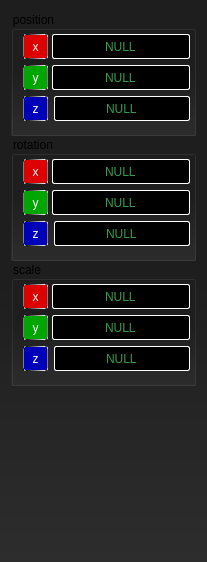
            <widget class="QWidget" name="transform_2">
             <property name="geometry">
              <rect>
               <x>0</x>
               <y>0</y>
               <width>207</width>
               <height>562</height>
              </rect>
             </property>
             <property name="styleSheet">
              <string notr="true">background-color: qlineargradient(spread:pad, x1:0, y1:0.5, x2:0, y2:1, stop:0 rgba(30, 30, 30, 255), stop:1 rgba(45, 45, 45, 255));</string>
             </property>
             <attribute name="label">
              <string>transform</string>
             </attribute>
             <layout class="QVBoxLayout" name="verticalLayout_14">
              <property name="spacing">
               <number>0</number>
              </property>
              <item>
               <widget class="QGroupBox" name="position_box">
                <property name="styleSheet">
                 <string notr="true"/>
                </property>
                <property name="title">
                 <string>position</string>
                </property>
                <layout class="QVBoxLayout" name="verticalLayout_9">
                 <property name="leftMargin">
                  <number>9</number>
                 </property>
                 <property name="topMargin">
                  <number>3</number>
                 </property>
                 <property name="rightMargin">
                  <number>3</number>
                 </property>
                 <property name="bottomMargin">
                  <number>12</number>
                 </property>
                 <item>
                  <layout class="QVBoxLayout" name="verticalLayout_8">
                   <item>
                    <layout class="QHBoxLayout" name="trans_x">
                     <property name="spacing">
                      <number>4</number>
                     </property>
                     <item>
                      <widget class="QLabel" name="trans_x_label">
                       <property name="minimumSize">
                        <size>
                         <width>25</width>
                         <height>25</height>
                        </size>
                       </property>
                       <property name="maximumSize">
                        <size>
                         <width>25</width>
                         <height>25</height>
                        </size>
                       </property>
                       <property name="font">
                        <font>
                         <pointsize>9</pointsize>
                         <italic>false</italic>
                         <bold>false</bold>
                        </font>
                       </property>
                       <property name="styleSheet">
                        <string notr="true">QLabel{
	color:white;
	background-color: rgb(220, 0, 0);
	border:1px solid;
	border-radius: 2px;
	border-color: qlineargradient(spread:pad, x1:0, y1:0, x2:1, y2:0, stop:0 rgba(0, 0, 0, 255), stop:1 rgba(255, 255, 255, 255));
	padding: -3 -2px;
}
</string>
                       </property>
                       <property name="text">
                        <string>x</string>
                       </property>
                       <property name="alignment">
                        <set>Qt::AlignCenter</set>
                       </property>
                      </widget>
                     </item>
                     <item>
                      <widget class="QLineEdit" name="trans_x_edit">
                       <property name="sizePolicy">
                        <sizepolicy hsizetype="Expanding" vsizetype="Minimum">
                         <horstretch>0</horstretch>
                         <verstretch>0</verstretch>
                        </sizepolicy>
                       </property>
                       <property name="minimumSize">
                        <size>
                         <width>0</width>
                         <height>25</height>
                        </size>
                       </property>
                       <property name="maximumSize">
                        <size>
                         <width>16777215</width>
                         <height>25</height>
                        </size>
                       </property>
                       <property name="styleSheet">
                        <string notr="true">QLineEdit{
font:  9pt &quot;Cascadia Code&quot;;
color: rgb(55, 155, 75);
border: 1px solid;
border-color:white;
border-radius: 2px;
padding: 0 8px;
background: black;
}</string>
                       </property>
                       <property name="text">
                        <string>NULL</string>
                       </property>
                       <property name="alignment">
                        <set>Qt::AlignCenter</set>
                       </property>
                      </widget>
                     </item>
                    </layout>
                   </item>
                   <item>
                    <layout class="QHBoxLayout" name="trans_y">
                     <property name="spacing">
                      <number>4</number>
                     </property>
                     <item>
                      <widget class="QLabel" name="trans_y_label">
                       <property name="minimumSize">
                        <size>
                         <width>25</width>
                         <height>25</height>
                        </size>
                       </property>
                       <property name="maximumSize">
                        <size>
                         <width>25</width>
                         <height>25</height>
                        </size>
                       </property>
                       <property name="font">
                        <font>
                         <pointsize>9</pointsize>
                         <italic>false</italic>
                         <bold>false</bold>
                        </font>
                       </property>
                       <property name="styleSheet">
                        <string notr="true">QLabel{
	color:white;
	background-color: rgb(0, 165, 0);
	border:1px solid;
	border-radius: 2px;
	border-color: qlineargradient(spread:pad, x1:0, y1:0, x2:1, y2:0, stop:0 rgba(0, 0, 0, 255), stop:1 rgba(255, 255, 255, 255));
	padding: -3 -2px;
}
</string>
                       </property>
                       <property name="text">
                        <string>y</string>
                       </property>
                       <property name="alignment">
                        <set>Qt::AlignCenter</set>
                       </property>
                      </widget>
                     </item>
                     <item>
                      <widget class="QLineEdit" name="trans_y_edit">
                       <property name="sizePolicy">
                        <sizepolicy hsizetype="Expanding" vsizetype="Minimum">
                         <horstretch>0</horstretch>
                         <verstretch>0</verstretch>
                        </sizepolicy>
                       </property>
                       <property name="minimumSize">
                        <size>
                         <width>0</width>
                         <height>25</height>
                        </size>
                       </property>
                       <property name="maximumSize">
                        <size>
                         <width>16777215</width>
                         <height>25</height>
                        </size>
                       </property>
                       <property name="styleSheet">
                        <string notr="true">QLineEdit{
font:  9pt &quot;Cascadia Code&quot;;
color: rgb(55, 155, 75);
border: 1px solid;
border-color:white;
border-radius: 2px;
padding: 0 8px;
background: black;
}</string>
                       </property>
                       <property name="text">
                        <string>NULL</string>
                       </property>
                       <property name="alignment">
                        <set>Qt::AlignCenter</set>
                       </property>
                      </widget>
                     </item>
                    </layout>
                   </item>
                   <item>
                    <layout class="QHBoxLayout" name="trans_z">
                     <item>
                      <widget class="QLabel" name="trans_z_label">
                       <property name="minimumSize">
                        <size>
                         <width>25</width>
                         <height>25</height>
                        </size>
                       </property>
                       <property name="maximumSize">
                        <size>
                         <width>25</width>
                         <height>25</height>
                        </size>
                       </property>
                       <property name="font">
                        <font>
                         <pointsize>9</pointsize>
                         <italic>false</italic>
                         <bold>false</bold>
                        </font>
                       </property>
                       <property name="styleSheet">
                        <string notr="true">QLabel{
	color:white;
	background-color: rgb(0, 0, 185);
	border:1px solid;
	border-radius: 2px;
	border-color: qlineargradient(spread:pad, x1:0, y1:0, x2:1, y2:0, stop:0 rgba(0, 0, 0, 255), stop:1 rgba(255, 255, 255, 255));
	padding: -3 -2px;
}
</string>
                       </property>
                       <property name="text">
                        <string>z</string>
                       </property>
                       <property name="alignment">
                        <set>Qt::AlignCenter</set>
                       </property>
                      </widget>
                     </item>
                     <item>
                      <widget class="QLineEdit" name="trans_z_edit">
                       <property name="minimumSize">
                        <size>
                         <width>0</width>
                         <height>25</height>
                        </size>
                       </property>
                       <property name="maximumSize">
                        <size>
                         <width>16777215</width>
                         <height>25</height>
                        </size>
                       </property>
                       <property name="styleSheet">
                        <string notr="true">QLineEdit{
font:  9pt &quot;Cascadia Code&quot;;
color: rgb(55, 155, 75);
border: 1px solid;
border-color:white;
border-radius: 2px;
padding: 0 8px;
background: black;
}</string>
                       </property>
                       <property name="text">
                        <string>NULL</string>
                       </property>
                       <property name="alignment">
                        <set>Qt::AlignCenter</set>
                       </property>
                      </widget>
                     </item>
                    </layout>
                   </item>
                  </layout>
                 </item>
                </layout>
               </widget>
              </item>
              <item>
               <widget class="QGroupBox" name="rotation_box">
                <property name="title">
                 <string>rotation</string>
                </property>
                <layout class="QVBoxLayout" name="verticalLayout_10">
                 <property name="leftMargin">
                  <number>9</number>
                 </property>
                 <property name="topMargin">
                  <number>3</number>
                 </property>
                 <property name="rightMargin">
                  <number>3</number>
                 </property>
                 <property name="bottomMargin">
                  <number>12</number>
                 </property>
                 <item>
                  <layout class="QVBoxLayout" name="verticalLayout_11">
                   <item>
                    <layout class="QHBoxLayout" name="rot_x">
                     <property name="spacing">
                      <number>4</number>
                     </property>
                     <item>
                      <widget class="QLabel" name="rot_x_label">
                       <property name="minimumSize">
                        <size>
                         <width>25</width>
                         <height>25</height>
                        </size>
                       </property>
                       <property name="maximumSize">
                        <size>
                         <width>25</width>
                         <height>25</height>
                        </size>
                       </property>
                       <property name="font">
                        <font>
                         <pointsize>9</pointsize>
                         <italic>false</italic>
                         <bold>false</bold>
                        </font>
                       </property>
                       <property name="styleSheet">
                        <string notr="true">QLabel{
	color:white;
	background-color: rgb(220, 0, 0);
	border:1px solid;
	border-radius: 2px;
	border-color: qlineargradient(spread:pad, x1:0, y1:0, x2:1, y2:0, stop:0 rgba(0, 0, 0, 255), stop:1 rgba(255, 255, 255, 255));
	padding: -3 -2px;
}
</string>
                       </property>
                       <property name="text">
                        <string>x</string>
                       </property>
                       <property name="alignment">
                        <set>Qt::AlignCenter</set>
                       </property>
                      </widget>
                     </item>
                     <item>
                      <widget class="QLineEdit" name="rot_x_edit">
                       <property name="sizePolicy">
                        <sizepolicy hsizetype="Expanding" vsizetype="Minimum">
                         <horstretch>0</horstretch>
                         <verstretch>0</verstretch>
                        </sizepolicy>
                       </property>
                       <property name="minimumSize">
                        <size>
                         <width>0</width>
                         <height>25</height>
                        </size>
                       </property>
                       <property name="maximumSize">
                        <size>
                         <width>16777215</width>
                         <height>25</height>
                        </size>
                       </property>
                       <property name="styleSheet">
                        <string notr="true">QLineEdit{
font:  9pt &quot;Cascadia Code&quot;;
color: rgb(55, 155, 75);
border: 1px solid;
border-color:white;
border-radius: 2px;
padding: 0 8px;
background: black;
}</string>
                       </property>
                       <property name="text">
                        <string>NULL</string>
                       </property>
                       <property name="alignment">
                        <set>Qt::AlignCenter</set>
                       </property>
                      </widget>
                     </item>
                    </layout>
                   </item>
                   <item>
                    <layout class="QHBoxLayout" name="rot_y">
                     <property name="spacing">
                      <number>4</number>
                     </property>
                     <item>
                      <widget class="QLabel" name="rot_y_label">
                       <property name="minimumSize">
                        <size>
                         <width>25</width>
                         <height>25</height>
                        </size>
                       </property>
                       <property name="maximumSize">
                        <size>
                         <width>25</width>
                         <height>25</height>
                        </size>
                       </property>
                       <property name="font">
                        <font>
                         <pointsize>9</pointsize>
                         <italic>false</italic>
                         <bold>false</bold>
                        </font>
                       </property>
                       <property name="styleSheet">
                        <string notr="true">QLabel{
	color:white;
	background-color: rgb(0, 165, 0);
	border:1px solid;
	border-radius: 2px;
	border-color: qlineargradient(spread:pad, x1:0, y1:0, x2:1, y2:0, stop:0 rgba(0, 0, 0, 255), stop:1 rgba(255, 255, 255, 255));
	padding: -3 -2px;
}
</string>
                       </property>
                       <property name="text">
                        <string>y</string>
                       </property>
                       <property name="alignment">
                        <set>Qt::AlignCenter</set>
                       </property>
                      </widget>
                     </item>
                     <item>
                      <widget class="QLineEdit" name="rot_y_edit">
                       <property name="sizePolicy">
                        <sizepolicy hsizetype="Expanding" vsizetype="Minimum">
                         <horstretch>0</horstretch>
                         <verstretch>0</verstretch>
                        </sizepolicy>
                       </property>
                       <property name="minimumSize">
                        <size>
                         <width>0</width>
                         <height>25</height>
                        </size>
                       </property>
                       <property name="maximumSize">
                        <size>
                         <width>16777215</width>
                         <height>25</height>
                        </size>
                       </property>
                       <property name="styleSheet">
                        <string notr="true">QLineEdit{
font:  9pt &quot;Cascadia Code&quot;;
color: rgb(55, 155, 75);
border: 1px solid;
border-color:white;
border-radius: 2px;
padding: 0 8px;
background: black;
}</string>
                       </property>
                       <property name="text">
                        <string>NULL</string>
                       </property>
                       <property name="alignment">
                        <set>Qt::AlignCenter</set>
                       </property>
                      </widget>
                     </item>
                    </layout>
                   </item>
                   <item>
                    <layout class="QHBoxLayout" name="rot_z">
                     <item>
                      <widget class="QLabel" name="rot_z_label">
                       <property name="minimumSize">
                        <size>
                         <width>25</width>
                         <height>25</height>
                        </size>
                       </property>
                       <property name="maximumSize">
                        <size>
                         <width>25</width>
                         <height>25</height>
                        </size>
                       </property>
                       <property name="font">
                        <font>
                         <pointsize>9</pointsize>
                         <italic>false</italic>
                         <bold>false</bold>
                        </font>
                       </property>
                       <property name="styleSheet">
                        <string notr="true">QLabel{
	color:white;
	background-color: rgb(0, 0, 185);
	border:1px solid;
	border-radius: 2px;
	border-color: qlineargradient(spread:pad, x1:0, y1:0, x2:1, y2:0, stop:0 rgba(0, 0, 0, 255), stop:1 rgba(255, 255, 255, 255));
	padding: -3 -2px;
}
</string>
                       </property>
                       <property name="text">
                        <string>z</string>
                       </property>
                       <property name="alignment">
                        <set>Qt::AlignCenter</set>
                       </property>
                      </widget>
                     </item>
                     <item>
                      <widget class="QLineEdit" name="rot_z_edit">
                       <property name="minimumSize">
                        <size>
                         <width>0</width>
                         <height>25</height>
                        </size>
                       </property>
                       <property name="maximumSize">
                        <size>
                         <width>16777215</width>
                         <height>25</height>
                        </size>
                       </property>
                       <property name="styleSheet">
                        <string notr="true">QLineEdit{
font:  9pt &quot;Cascadia Code&quot;;
color: rgb(55, 155, 75);
border: 1px solid;
border-color:white;
border-radius: 2px;
padding: 0 8px;
background: black;
}</string>
                       </property>
                       <property name="text">
                        <string>NULL</string>
                       </property>
                       <property name="alignment">
                        <set>Qt::AlignCenter</set>
                       </property>
                      </widget>
                     </item>
                    </layout>
                   </item>
                  </layout>
                 </item>
                </layout>
               </widget>
              </item>
              <item>
               <widget class="QGroupBox" name="scale_box">
                <property name="title">
                 <string>scale</string>
                </property>
                <layout class="QVBoxLayout" name="verticalLayout_12">
                 <property name="leftMargin">
                  <number>9</number>
                 </property>
                 <property name="topMargin">
                  <number>3</number>
                 </property>
                 <property name="rightMargin">
                  <number>3</number>
                 </property>
                 <property name="bottomMargin">
                  <number>12</number>
                 </property>
                 <item>
                  <layout class="QVBoxLayout" name="verticalLayout_13">
                   <item>
                    <layout class="QHBoxLayout" name="scale_x">
                     <property name="spacing">
                      <number>4</number>
                     </property>
                     <item>
                      <widget class="QLabel" name="scale_x_label">
                       <property name="minimumSize">
                        <size>
                         <width>25</width>
                         <height>25</height>
                        </size>
                       </property>
                       <property name="maximumSize">
                        <size>
                         <width>25</width>
                         <height>25</height>
                        </size>
                       </property>
                       <property name="font">
                        <font>
                         <pointsize>9</pointsize>
                         <italic>false</italic>
                         <bold>false</bold>
                        </font>
                       </property>
                       <property name="styleSheet">
                        <string notr="true">QLabel{
	color:white;
	background-color: rgb(220, 0, 0);
	border:1px solid;
	border-radius: 2px;
	border-color: qlineargradient(spread:pad, x1:0, y1:0, x2:1, y2:0, stop:0 rgba(0, 0, 0, 255), stop:1 rgba(255, 255, 255, 255));
	padding: -3 -2px;
}
</string>
                       </property>
                       <property name="text">
                        <string>x</string>
                       </property>
                       <property name="alignment">
                        <set>Qt::AlignCenter</set>
                       </property>
                      </widget>
                     </item>
                     <item>
                      <widget class="QLineEdit" name="scale_x_edit">
                       <property name="sizePolicy">
                        <sizepolicy hsizetype="Expanding" vsizetype="Minimum">
                         <horstretch>0</horstretch>
                         <verstretch>0</verstretch>
                        </sizepolicy>
                       </property>
                       <property name="minimumSize">
                        <size>
                         <width>0</width>
                         <height>25</height>
                        </size>
                       </property>
                       <property name="maximumSize">
                        <size>
                         <width>16777215</width>
                         <height>25</height>
                        </size>
                       </property>
                       <property name="styleSheet">
                        <string notr="true">QLineEdit{
font:  9pt &quot;Cascadia Code&quot;;
color: rgb(55, 155, 75);
border: 1px solid;
border-color:white;
border-radius: 2px;
padding: 0 8px;
background: black;
}</string>
                       </property>
                       <property name="text">
                        <string>NULL</string>
                       </property>
                       <property name="alignment">
                        <set>Qt::AlignCenter</set>
                       </property>
                      </widget>
                     </item>
                    </layout>
                   </item>
                   <item>
                    <layout class="QHBoxLayout" name="scale_y">
                     <property name="spacing">
                      <number>4</number>
                     </property>
                     <item>
                      <widget class="QLabel" name="scale_y_label">
                       <property name="minimumSize">
                        <size>
                         <width>25</width>
                         <height>25</height>
                        </size>
                       </property>
                       <property name="maximumSize">
                        <size>
                         <width>25</width>
                         <height>25</height>
                        </size>
                       </property>
                       <property name="font">
                        <font>
                         <pointsize>9</pointsize>
                         <italic>false</italic>
                         <bold>false</bold>
                        </font>
                       </property>
                       <property name="styleSheet">
                        <string notr="true">QLabel{
	color:white;
	background-color: rgb(0, 165, 0);
	border:1px solid;
	border-radius: 2px;
	border-color: qlineargradient(spread:pad, x1:0, y1:0, x2:1, y2:0, stop:0 rgba(0, 0, 0, 255), stop:1 rgba(255, 255, 255, 255));
	padding: -3 -2px;
}
</string>
                       </property>
                       <property name="text">
                        <string>y</string>
                       </property>
                       <property name="alignment">
                        <set>Qt::AlignCenter</set>
                       </property>
                      </widget>
                     </item>
                     <item>
                      <widget class="QLineEdit" name="scale_y_edit">
                       <property name="sizePolicy">
                        <sizepolicy hsizetype="Expanding" vsizetype="Minimum">
                         <horstretch>0</horstretch>
                         <verstretch>0</verstretch>
                        </sizepolicy>
                       </property>
                       <property name="minimumSize">
                        <size>
                         <width>0</width>
                         <height>25</height>
                        </size>
                       </property>
                       <property name="maximumSize">
                        <size>
                         <width>16777215</width>
                         <height>25</height>
                        </size>
                       </property>
                       <property name="styleSheet">
                        <string notr="true">QLineEdit{
font:  9pt &quot;Cascadia Code&quot;;
color: rgb(55, 155, 75);
border: 1px solid;
border-color:white;
border-radius: 2px;
padding: 0 8px;
background: black;
}</string>
                       </property>
                       <property name="text">
                        <string>NULL</string>
                       </property>
                       <property name="alignment">
                        <set>Qt::AlignCenter</set>
                       </property>
                      </widget>
                     </item>
                    </layout>
                   </item>
                   <item>
                    <layout class="QHBoxLayout" name="scale_z">
                     <item>
                      <widget class="QLabel" name="scale_z_label">
                       <property name="minimumSize">
                        <size>
                         <width>25</width>
                         <height>25</height>
                        </size>
                       </property>
                       <property name="maximumSize">
                        <size>
                         <width>25</width>
                         <height>25</height>
                        </size>
                       </property>
                       <property name="font">
                        <font>
                         <pointsize>9</pointsize>
                         <italic>false</italic>
                         <bold>false</bold>
                        </font>
                       </property>
                       <property name="styleSheet">
                        <string notr="true">QLabel{
	color:white;
	background-color: rgb(0, 0, 185);
	border:1px solid;
	border-radius: 2px;
	border-color: qlineargradient(spread:pad, x1:0, y1:0, x2:1, y2:0, stop:0 rgba(0, 0, 0, 255), stop:1 rgba(255, 255, 255, 255));
	padding: -3 -2px;
}
</string>
                       </property>
                       <property name="text">
                        <string>z</string>
                       </property>
                       <property name="alignment">
                        <set>Qt::AlignCenter</set>
                       </property>
                      </widget>
                     </item>
                     <item>
                      <widget class="QLineEdit" name="scale_z_edit">
                       <property name="minimumSize">
                        <size>
                         <width>0</width>
                         <height>25</height>
                        </size>
                       </property>
                       <property name="maximumSize">
                        <size>
                         <width>16777215</width>
                         <height>25</height>
                        </size>
                       </property>
                       <property name="styleSheet">
                        <string notr="true">QLineEdit{
font:  9pt &quot;Cascadia Code&quot;;
color: rgb(55, 155, 75);
border: 1px solid;
border-color:white;
border-radius: 2px;
padding: 0 8px;
background: black;
}</string>
                       </property>
                       <property name="text">
                        <string>NULL</string>
                       </property>
                       <property name="alignment">
                        <set>Qt::AlignCenter</set>
                       </property>
                      </widget>
                     </item>
                    </layout>
                   </item>
                  </layout>
                 </item>
                </layout>
               </widget>
              </item>
              <item>
               <spacer name="verticalSpacer">
                <property name="orientation">
                 <enum>Qt::Vertical</enum>
                </property>
                <property name="sizeHint" stdset="0">
                 <size>
                  <width>20</width>
                  <height>40</height>
                 </size>
                </property>
               </spacer>
              </item>
             </layout>
            </widget>
